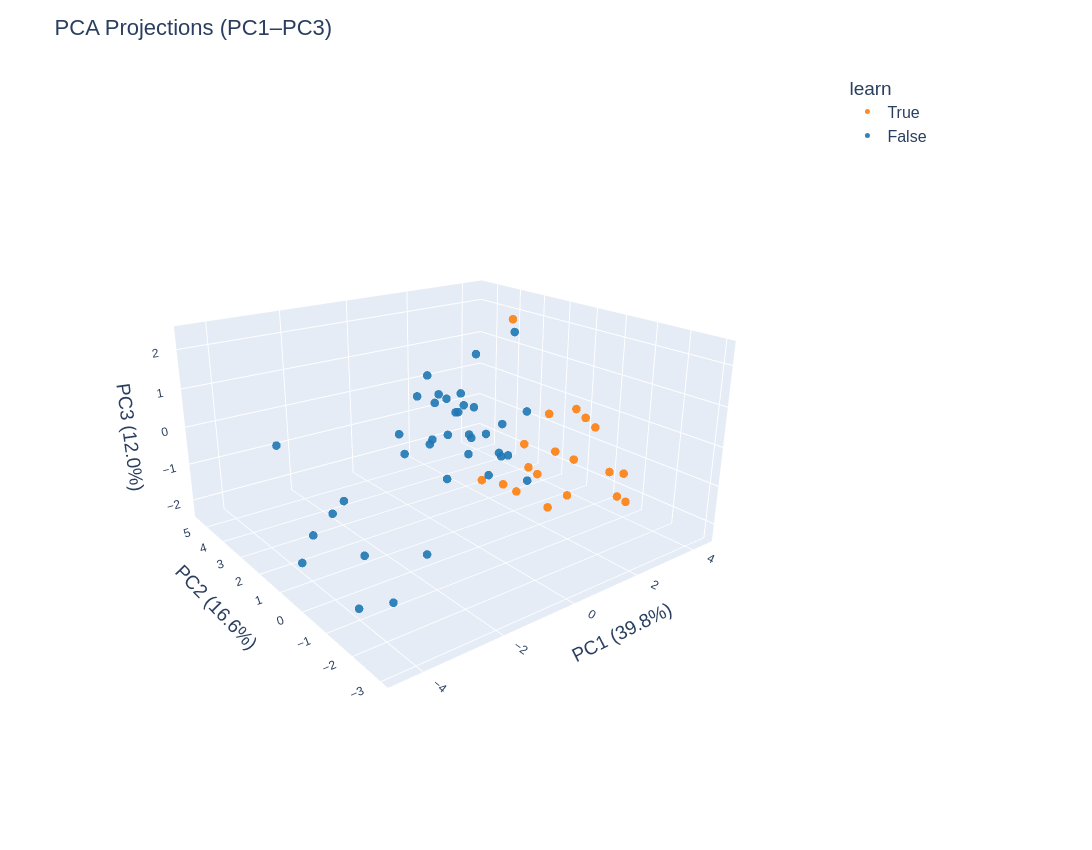

Notebook code cell kept with this figure:
### Code cell
import plotly.io as pio
from IPython.display import display


col_str = 'learn'

cats = pd.Index(sorted(proj_df[col_str].unique()))
n = len(cats)
palette = sns.color_palette("tab10", n)
color_map = dict(zip(cats, palette))

# Reuse proj_df and color_map from above
plot_df = proj_df.reset_index().rename(columns={"index":"fly_id"})

# Convert seaborn/matplotlib colors to hex for plotly
color_map = dict(zip(cats, palette))
color_map_hex = {g: mcolors.to_hex(c) for g, c in color_map.items()}

fig = px.scatter_3d(
    plot_df,
    x="PC1", y="PC2", z="PC3",
    color=col_str,
    color_discrete_map=color_map_hex,
    hover_data=["fly_id", "geno_smpl",'note_text'],
    title="PCA Projections (PC1–PC3)"
)
fig.update_traces(marker=dict(size=5, opacity=0.9))
fig.update_layout(
    legend_title_text=col_str,
    scene=dict(
        xaxis_title=f"PC1 ({pca.explained_variance_ratio_[0]:.1%})",
        yaxis_title=f"PC2 ({pca.explained_variance_ratio_[1]:.1%})",
        zaxis_title=f"PC3 ({pca.explained_variance_ratio_[2]:.1%})",
    )
)

fig.update_layout(
    width=1100, height=850,                    # << size here
    margin=dict(l=60, r=260, t=70, b=50),      # leave space for a tall legend
    font=dict(family="Arial",size=16),
    legend=dict(y=1, x=1.02, yanchor="top"),   # legend outside
    scene=dict(
        xaxis_title=f"PC1 ({pca.explained_variance_ratio_[0]:.1%})",
        yaxis_title=f"PC2 ({pca.explained_variance_ratio_[1]:.1%})",
        zaxis_title=f"PC3 ({pca.explained_variance_ratio_[2]:.1%})",
        xaxis=dict(tickfont=dict(size=12)),
        yaxis=dict(tickfont=dict(size=12)),
        zaxis=dict(tickfont=dict(size=12)),
    ),
    hoverlabel=dict(font_size=14)
)


fig.update_layout(
    scene_camera=dict(
        eye=dict(x=-1.6, y=-2.1, z=1),   # rotate around X/Y/Z
        up=dict(x=0, y=0, z=1.5)       # z-axis is vertical
    )
)

# fig = go.FigureWidget(fig)

# show the fig and attach listener
display(fig)

# Attach a listener that prints the camera dict when you rotate
from IPython.display import Javascript

display(Javascript("""
require(["base/js/namespace"], function(Jupyter) {
  Jupyter.notebook.kernel.execute("last_camera = None")  // initialize
  const figs = document.querySelectorAll('.js-plotly-plot');
  figs.forEach(fig => {
    fig.on('plotly_relayout', ev => {
      if(ev['scene.camera']){
        const cam = JSON.stringify(ev['scene.camera']);
        Jupyter.notebook.kernel.execute("last_camera = " + cam);
        console.log("Camera updated:", ev['scene.camera']);
      }
    });
  });
});
"""))

# fig.show()
# fig.write_image(f'./Figure3/pca_proj_3d.png)
# fig.write_image("pca_projection.png", width=4400, height=3400, scale=1)

### Figure 1 — Plotly figure (JSON) as saved in the notebook; plotly's stock layout.template omitted (floating-point values rounded to 4 significant figures)
{"data": [{"customdata": [["210302_F1_C2", "HC", "na\n\n"], ["210405_F1_C1", null, "Long timeout, many timeouts"], ["210604_F1_C1", null, "Long timeout, super learner"], ["210903_F3_C1", null, "Long timeouts, ignores red, missing later blocks"], ["210915_F1_C1", null, "na"], ["210917_F2_C1", null, "na"], ["250227_F2_C1", "+", "na"], ["250227_F3_C1", "+", "na"], ["250228_F2_C1", "+", "Strong learner"], ["250304_F3_C1", "+", "na"], ["250425_F1_C1", null, "na"], ["250923_F2_C1", "+", "na"], ["250924_F2_C1", "+", "na"], ["250925_F1_C1", "+", "na"], ["260521_F1_C1", "+", ""], ["260521_F2_C1", "+", ""], ["251105_F1_C1", "+", "+,norpA/+;ss,cry/+"], ["251107_F2_C1", "+", "Constant 1s stim"], ["251219_F1_C2", "+", "Easier targets"]], "hovertemplate": "learn=True<br>PC1=%{x}<br>PC2=%{y}<br>PC3=%{z}<br>fly_id=%{customdata[0]}<br>geno_smpl=%{customdata[1]}<br>note_text=%{customdata[2]}<extra></extra>", "legendgroup": "True", "marker": {"color": "#ff7f0e", "opacity": 0.9, "size": 5, "symbol": "circle"}, "mode": "markers", "name": "True", "scene": "scene", "showlegend": true, "type": "scatter3d", "x": [4.453, 2.336, 2.522, 1.916, 1.788, 2.356, 2.507, 0.6657, 3.274, 3.574, 3.327, 1.507, 1.18, 2.305, 2.401, 1.376, 0.8603, 1.461, 3.032], "y": [-0.534, -1.382, -1.744, -1.147, -1.268, 0.1903, -0.4198, -0.5555, -1.381, -1.411, -0.1268, -0.3626, -0.3902, 1.002, -0.03791, 0.7269, 0.9506, -0.8113, 2.385], "z": [-1.518, 0.4958, -0.5604, -0.2868, 1.033, 0.3865, -1.644, -0.9808, -1.538, -1.757, 0.1613, -0.8211, -0.5514, -0.6562, -0.5551, -1.44, -1.266, -1.529, 2.264]}, {"customdata": [["210331_F2_C1", null, "Seems like it should be learning"], ["250226_F2_C1", "+", "Never got it, tried hard"], ["250228_F1_C1", "+", "Adjusted baseline, but never got it"], ["250304_F2_C1", "+", "green, frustrated"], ["250923_F1_C1", "+", "learns late?"], ["250924_F1_C1", "+", "tires out"], ["250925_F2_C1", "+", "tires out"], ["241029_F2_C1", "+;ppk-GAL4;10XUAS-ChR", "VNC cut"], ["241029_F3_C1", "+;ppk-GAL4;10XUAS-ChR", "VNC cut"], ["241101_F1_C1", "+;ppk-GAL4;10XUAS-ChR", "VNC cut"], ["241101_F2_C1", "+;ppk-GAL4;10XUAS-ChR", "VNC cut"], ["241105_F1_C1", "+;ppk-GAL4;10XUAS-ChR", "VNC intact"], ["241105_F2_C1", null, "VNC cut"], ["241105_F3_C1", null, "VNC cut"], ["250813_F1_C1", null, ""], ["250813_F3_C1", null, ""], ["251103_F1_C1", "+", "Constant 1s stim"], ["251103_F2_C1", "+", "Constant 1s stim"], ["251107_F1_C1", "+", "Constant 1s stim"], ["251113_F1_C1", "+", "Replay"], ["251113_F2_C1", "+", "Replay"], ["251124_F1_C1", "+", "No probe feedback"], ["251126_F1_C1", "+", "Replay"], ["251203_F1_C1", "+", "Replay"], ["251203_F2_C1", "+", "Replay"], ["251205_F1_C1", "+", "Replay"], ["251205_F2_C1", "+", "Replay"], ["251210_F1_C1", null, ""], ["251210_F2_C1", null, ""], ["251216_F1_C1", null, "No antenna"], ["251216_F2_C1", null, "No antenna"], ["251216_F3_C1", null, "No antenna"], ["251217_F1_C1", "+", "No antenna"], ["251218_F1_C1", "+", "No antenna"], ["251218_F2_C1", null, "No antenna"], ["251218_F3_C1", "+", "No antenna"], ["260603_F2_C1", null, ""], ["260603_F3_C1", null, ""]], "hovertemplate": "learn=False<br>PC1=%{x}<br>PC2=%{y}<br>PC3=%{z}<br>fly_id=%{customdata[0]}<br>geno_smpl=%{customdata[1]}<br>note_text=%{customdata[2]}<extra></extra>", "legendgroup": "False", "marker": {"color": "#1f77b4", "opacity": 0.9, "size": 5, "symbol": "circle"}, "mode": "markers", "name": "False", "scene": "scene", "showlegend": true, "type": "scatter3d", "x": [1.163, 1.677, 1.619, -0.2017, -0.311, 0.3621, -0.05978, -0.3434, -2.741, -1.33, -0.1992, 0.2407, -0.7546, -1.019, 1.722, 0.8966, -1.877, -1.113, -0.3799, -0.7579, -1.19, 0.3221, -3.624, -1.73, -2.168, -1.235, -1.413, -0.05349, -3.582, -4.519, -1.802, -4.46, 0.5147, -3.901, -0.9204, -3.356, -3.825, -2.488], "y": [-0.2877, 1.793, 1.104, -1.202, 1.441, 0.6891, 0.5477, 0.8374, -1.653, -0.5071, -0.8941, -1.368, -0.5054, -0.07238, 0.8415, 1.291, -1.911, -2.027, 2.545, -0.2179, 0.008234, 0.06106, 0.09729, -1.372, 0.1289, -0.6477, -0.1492, 2.424, -0.5886, -1.844, -0.4878, -2.97, 0.9666, 1.643, 0.7979, 2.066, 0.2472, 5.491], "z": [0.8345, -0.4699, -0.8621, 0.3565, -0.05459, 0.8381, 1.014, 1.154, -1.063, 0.8869, 0.3162, -0.3055, 0.2992, -0.3821, 2.426, 1.917, 1.443, 1.528, -0.7697, 1.639, 1.644, -0.6856, -0.2593, 1.733, 0.9023, 1.42, 1.536, 0.7371, -1.275, -1.581, 0.7765, -0.9176, -0.05597, -2.323, 1.834, -1.956, -0.5534, -0.9565]}], "layout": {"font": {"family": "Arial", "size": 16}, "height": 850, "hoverlabel": {"font": {"size": 14}}, "legend": {"title": {"text": "learn"}, "tracegroupgap": 0, "x": 1.02, "y": 1, "yanchor": "top"}, "margin": {"b": 50, "l": 60, "r": 260, "t": 70}, "scene": {"camera": {"eye": {"x": -1.6, "y": -2.1, "z": 1}, "up": {"x": 0, "y": 0, "z": 1.5}}, "domain": {"x": [0, 1], "y": [0, 1]}, "xaxis": {"tickfont": {"size": 12}, "title": {"text": "PC1 (39.8%)"}}, "yaxis": {"tickfont": {"size": 12}, "title": {"text": "PC2 (16.6%)"}}, "zaxis": {"tickfont": {"size": 12}, "title": {"text": "PC3 (12.0%)"}}}, "title": {"text": "PCA Projections (PC1–PC3)"}, "width": 1100}}
